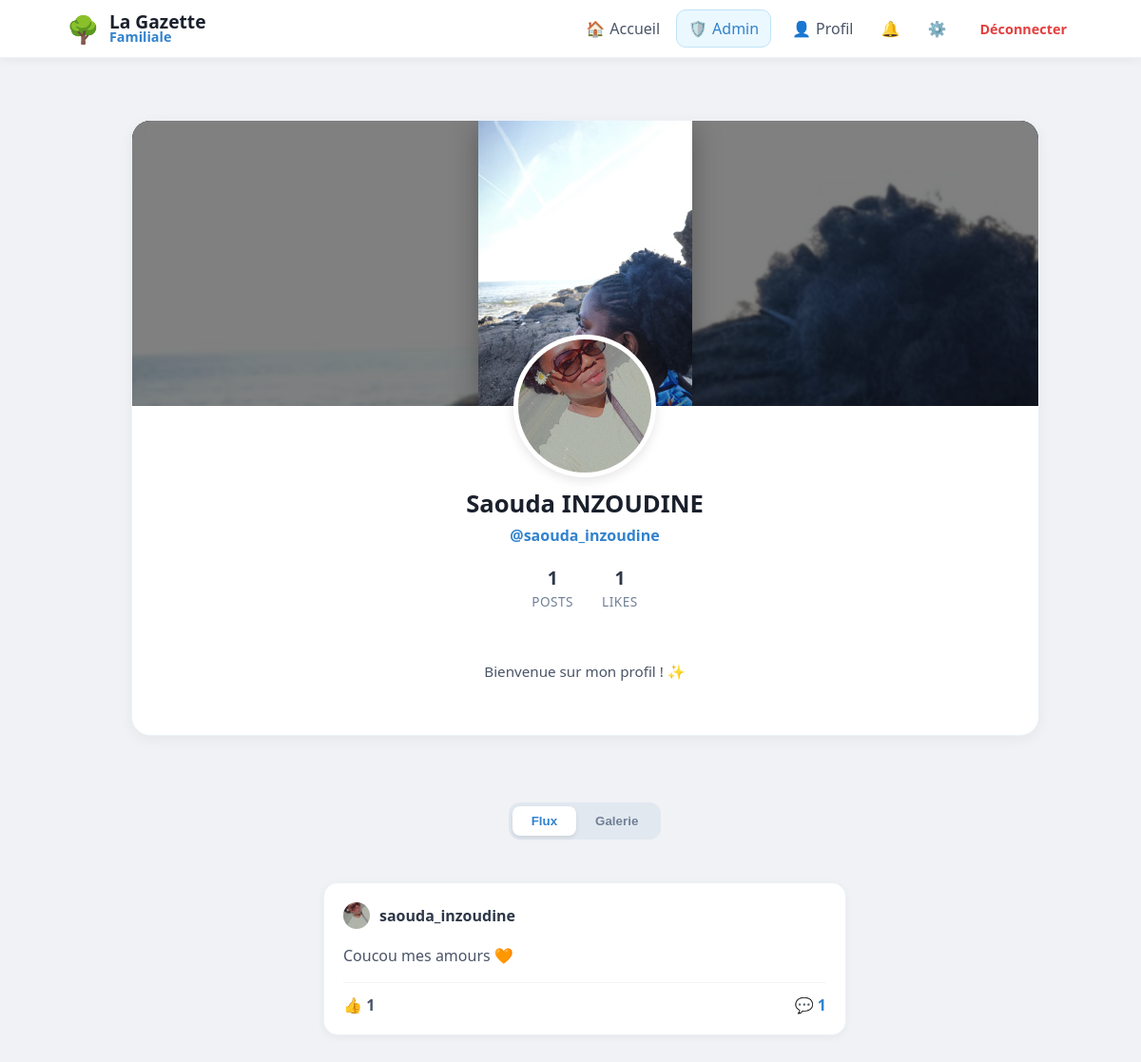
Screenshot of /user/saouda_inzoudine (signed in) with the database file from the repository.
### tables this page shows
CREATE TABLE users (
                id INTEGER PRIMARY KEY AUTOINCREMENT, 
                email TEXT UNIQUE, 
                firstname TEXT, 
                lastname TEXT, 
                username TEXT UNIQUE, 
                password TEXT, 
                avatar TEXT,
                cover TEXT,
                bio TEXT,
                is_approved INTEGER DEFAULT 0,
                is_admin INTEGER DEFAULT 0
            );

CREATE TABLE posts (
                id INTEGER PRIMARY KEY AUTOINCREMENT, 
                username TEXT, 
                content TEXT, 
                likes INTEGER DEFAULT 0, 
                image TEXT,
                created_at DATETIME DEFAULT CURRENT_TIMESTAMP
            );

### app.py (the view)
@app.route("/user/<username>")
@login_required
def profile(username):
    with get_db() as db:
        user_info = db.execute("SELECT * FROM users WHERE username = ?", (username,)).fetchone()
        if not user_info:
            flash("Utilisateur introuvable", "danger")
            return redirect(url_for('home'))
        posts_query = db.execute("""
            SELECT posts.*, users.avatar AS user_avatar,
                (SELECT COUNT(*) FROM reactions WHERE post_id=posts.id AND type='thumb') as thumbs,
                (SELECT COUNT(*) FROM reactions WHERE post_id=posts.id AND type='heart') as hearts
            FROM posts
            JOIN users ON posts.username = users.username
            WHERE posts.username=?
            ORDER BY posts.id DESC
        """, (username,)).fetchall()
        posts = [dict(row) for row in posts_query]
        for post in posts:
            medias = db.execute("SELECT filename, file_type FROM post_medias WHERE post_id = ?",
                                (post['id'],)).fetchall()
            post['medias'] = [dict(m) for m in medias]
            comments = db.execute("""
                SELECT comments.*, users.avatar AS user_avatar
                FROM comments
                JOIN users ON comments.username = users.username
                WHERE post_id = ?
                ORDER BY created_at ASC
            """, (post['id'],)).fetchall()
            post['comments'] = [dict(c) for c in comments]
        posts_count = len(posts)
        total_reactions = sum((p['thumbs'] or 0) + (p['hearts'] or 0) for p in posts)
    return render_template(
        "profile.html",
        posts=posts,
        user=user_info,
        posts_count=posts_count,
        likes_received=total_reactions
    )

### app.py (called while the page is built)
def get_db():
    db = sqlite3.connect("database.db")
    db.row_factory = sqlite3.Row
    return db

def login_required(f):
    @wraps(f)
    def decorated_function(*args, **kwargs):
        if "user" not in session:
            flash("Veuillez vous connecter pour accéder à cette page.", "info")
            return redirect("/login")
        return f(*args, **kwargs)
    return decorated_function

@app.context_processor
def inject_global_stats():
    stats = {'total_users': 0, 'total_posts': 0}
    if session.get('user'):
        db = get_db()
        u_count = db.execute("SELECT COUNT(*) FROM users WHERE is_approved = 1").fetchone()[0]
        p_count = db.execute("SELECT COUNT(*) FROM posts").fetchone()[0]
        stats = {'total_users': u_count, 'total_posts': p_count}
    return stats

@app.context_processor
def inject_pending_count():
    if session.get('is_admin'):
        db = get_db()
        count = db.execute("SELECT COUNT(*) as total FROM users WHERE is_approved = 0").fetchone()
        return {'pending_count': count['total']}
    return {'pending_count': 0}

@app.context_processor
def inject_notifications_count():
    if session.get('user'):
        db = get_db()
        count = db.execute("SELECT COUNT(*) FROM notifications WHERE username = ? AND is_read = 0",
                           (session['user'],)).fetchone()[0]
        return {'unread_count': count}
    return {'unread_count': 0}

### templates/profile.html (shortened to what this page needs)
{% extends "base.html" %}
{% block content %}
<div class="main-container">
    <div class="profile-header-card">
        <div class="cover-wrapper">
            <div class="cover-main-img"></div>
        </div>
        <div style="text-align: center; padding-bottom: 25px;">
            <div class="avatar-container">
                <img src="{{ url_for('static', filename='avatars/' + (user.avatar if user.avatar else 'default.png')) }}" class="profile-avatar-img">
            </div>
            <h2 style="margin: 0; font-size: 1.6em; color: #1a202c;">{{ user.firstname }} {{ user.lastname }}</h2>
            <p style="margin: 5px 0 15px 0; color: #3182ce; font-weight: 600;">@{{ user.username }}</p>
            <div class="profile-stats">
                <div class="stat-box">
                    <span class="stat-value">{{ posts|length }}</span>
                    <span class="stat-label">Posts</span>
                </div>
                <div class="stat-box">
                    <span class="stat-value">
                        {% set total_likes = namespace(value=0) %}
                        {% for post in posts %}{% set total_likes.value = total_likes.value + (post.thumbs|int) %}{% endfor %}
                        {{ total_likes.value }}
                    </span>
                    <span class="stat-label">Likes</span>
                </div>
            </div>
            <div class="profile-bio">
                {% if user.bio %}
                    {{ user.bio }}
                {% else %}
                    Bienvenue sur mon profil ! ✨
                {% endif %}
            </div>
        </div>
    </div>
    <div class="nav-container">
        <div class="modern-nav">
            <button onclick="switchView('feed')" id="btn-feed" class="nav-item-btn active">Flux</button>
            <button onclick="switchView('grid')" id="btn-grid" class="nav-item-btn">Galerie</button>
        </div>
    </div>
    <div style="grid-column: 1 / -1;">
        <div id="view-feed">
            <div style="display: flex; flex-direction: column; align-items: center;">
                {% if posts %}
                    {% for post in posts %}
                    <div class="post-card">
                        <div style="display: flex; align-items: center; gap: 10px; margin-bottom: 12px;">
                            <img src="{{ url_for('static', filename='avatars/' + (post.user_avatar if post.user_avatar else 'default.png')) }}" class="comment-avatar">
                            <strong style="color: #2d3748;">{{ post.username }}</strong>
                        </div>
                        <p style="color: #4a5568; line-height: 1.5;">{{ post.content }}</p>
                        <div style="display: flex; justify-content: space-between; margin-top: 15px; border-top: 1px solid #f1f5f9; padding-top: 12px;">
                            <span style="font-weight: 700; color: #4a5568;">👍 {{ post.thumbs or 0 }}</span>
                            <span style="color: #3182ce; cursor: pointer; font-weight: 700;" onclick="toggleComments('{{ post.id }}')">
                                💬 {{ post.comments|length }}
                            </span>
                        </div>
                    </div>
                    {% endfor %}
                {% endif %}
            </div>
        </div>
    </div>
</div>
{% endblock %}

### static/style.css (style rules this page uses)
body { font-family: 'Segoe UI', system-ui, -apple-system, sans-serif; background: #f0f2f5; margin: 0; color: #1a202c; }
.post-card { background: white; border-radius: 15px; padding: 20px; margin-bottom: 20px; box-shadow: 0 2px 8px rgba(0,0,0,0.05); border: 1px solid #edf2f7; overflow: hidden; }

### templates/base.html (style rules this page uses)
:root { --bg-color: #f0f2f5; --primary: #3182ce; --text-main: #1a202c; --text-light: #718096; --danger: #e53e3e; --success: #38a169; --info: #3182ce; }
body { background-color: var(--bg-color); margin: 0; font-family: 'Segoe UI', system-ui, -apple-system, sans-serif; }
.main-container { max-width: 1100px; margin: 0 auto; padding: 20px 15px; display: grid; grid-template-columns: 1fr; gap: 25px; align-items: start; box-sizing: border-box; }
@media (min-width: 900px) { .main-container { grid-template-columns: 280px 650px; justify-content: center; } }

### rows the page displays
users: avatar (picture), firstname "Saouda", lastname "INZOUDINE", username "saouda_inzoudine"
posts: avatar (picture), username "saouda_inzoudine", content "Coucou mes amours 🧡", thumbs "1", comments|length "1"

### other values shown
{{ posts|length }} "1"
{{ total_likes.value }} "1"
